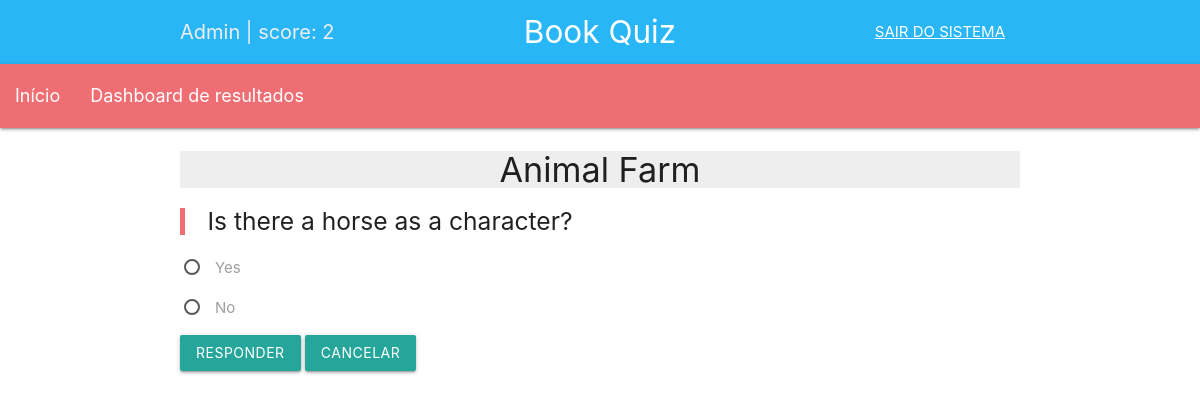
The app's page /questions/play/10 (signed in) with its own data.
### game/models.py (models this page shows, shortened)
class Player(models.Model):
    user = models.ForeignKey(User, on_delete=models.CASCADE,
                             related_name='player')
    @property
    def score(self):
        return sum(i.value for i in self.points.all())

class Point(models.Model):
    player = models.ForeignKey(Player, on_delete=models.CASCADE,
                               related_name='points')
    question = models.ForeignKey(Question, on_delete=models.CASCADE)
    answer = models.ForeignKey(Answer, on_delete=models.CASCADE)
    def __remove_choices_by_qtd_of_wrong_answers(self, wrong_answers):
        return self.question.choices.all()[wrong_answers::]
    @property
    def value(self):
        wrong_answers = self.player.user.answers.filter(
            choice__correct=False, choice__question=self.question).count()
        choices = self.__remove_choices_by_qtd_of_wrong_answers(wrong_answers)
        return sum(i.value for i in choices)

class Question(models.Model):
    LEVELS = [
        (2, 'EASY'),
        (4, 'REGULAR'),
        (6, 'HARD')
    ]
    book = models.ForeignKey(Book, on_delete=models.CASCADE,
                             related_name='questions')
    user = models.ForeignKey(User, on_delete=models.CASCADE)
    text = models.CharField(max_length=200)
    level = models.IntegerField(choices=LEVELS)
    pub_date = models.DateTimeField(auto_now_add=True, blank=False)
    def already_answered(self):
        return bool(self.user.answers.filter(choice__question=self))

class Choice(models.Model):
    question = models.ForeignKey(Question, on_delete=models.CASCADE,
                                 related_name='choices')
    correct = models.BooleanField(blank=False)
    text = models.CharField(max_length=200)
    @property
    def value(self):
        return self.question.level
    def __str__(self):
        return f'{self.text}'

class Book(models.Model):
    title = models.CharField(max_length=100)
    author = models.CharField(max_length=100)
    description = models.TextField(max_length=300)
    user = models.ForeignKey(User, on_delete=models.CASCADE)

### game/views.py (the view, shortened to what this page needs)
# urls.py: path('questions/play/<int:question_id>', views.play, name='play'),
@login_required
def play(request, question_id):
    question = Question.objects.get(id=question_id)
    form = AnswerForm(question)
    context = {'question': question, 'form': form}
    return render(request, 'game/play.html', context)

### game/forms.py
class AnswerForm(forms.ModelForm):
    def __init__(self, question, *args, **kwargs):
        super(AnswerForm, self).__init__(*args, **kwargs)
        if question:
            choices = [(c.id, c) for c in question.choices.all()]
            self.fields['choice'] = forms.ChoiceField(choices=tuple(choices),
                                                      widget=forms.RadioSelect)
    class Meta:
        model = Answer
        fields = ('choice', )

### game/templates/game/play.html (shortened to what this page needs)
{% extends 'base.html' %}
{% block content %}
<div class="container">
  <h4 class="center grey lighten-3">{{ question.book.title }}</h4>
  <blockquote>
    <h5>{{ question.text }}</h4>
  </blockquote>
  <form action="/questions/play/{{ question.id }}" method="post">
    {% for choice in form.choice %}
    <p>
      <label>
        <span>{{ choice.choice_label }}</span>
      </label>
    </p>
    {% endfor %}
    <input type="submit" class="btn" value="Responder">
    <a href="/questions/{{ question.book.id }}" class="btn">Cancelar</a>
  </form>
  </div>
{% endblock content %}

### game/templates/base.html (shortened to what this page needs)
{% load static %}
<!doctype html>
<html lang="en">
  <head>
    <link rel="stylesheet" href="https://cdnjs.cloudflare.com/ajax/libs/materialize/1.0.0/css/materialize.min.css">
  </head>
  <body>
    <nav class="light-blue lighten-1" role="navigation">
      <div class="nav-wrapper container">
        <span id="logo-container" href="/" class="brand-logor" style="font-size:20px; color: #eeeeee">
          {% if user.is_authenticated %}
            {{ user.username.capitalize }} | score: {{ user.player.first.score}}
          {% endif %}
        </span>
        <a id="logo-container" href="/" class="brand-logo center">
          Book Quiz
        </a>
        <ul class="right hide-on-med-and-down">
          <li>
            {% if user.is_authenticated %}
            <a href="{% url "logout" %}?next=/"><u>SAIR DO SISTEMA</u></a>
            {% endif %}
          </li>
        </ul>
      </div>
    </nav>
    {% if user.is_authenticated %}
    <nav>
      <div class="nav-wrapper">
        <ul id="nav-mobile" class="left hide-on-med-and-down">
          <li><a href="/" class="breadcrumb">Início</a></li>
          <li><a href="/dashboard" class="breadcrumb">Dashboard de resultados</a></li>
        </ul>
      </div>
    </nav>
    {% endif %}
    {% block content %}
    {% endblock content %}
  </body>
</html>

### records on screen
Question: book "Animal Farm", text "Is there a horse as a character?"
Choice: choice_label "Yes"
Choice: choice_label "No"

### other values on screen
{{ user.username.capitalize }} "Admin"
{{ user.player.first.score }} "2"
